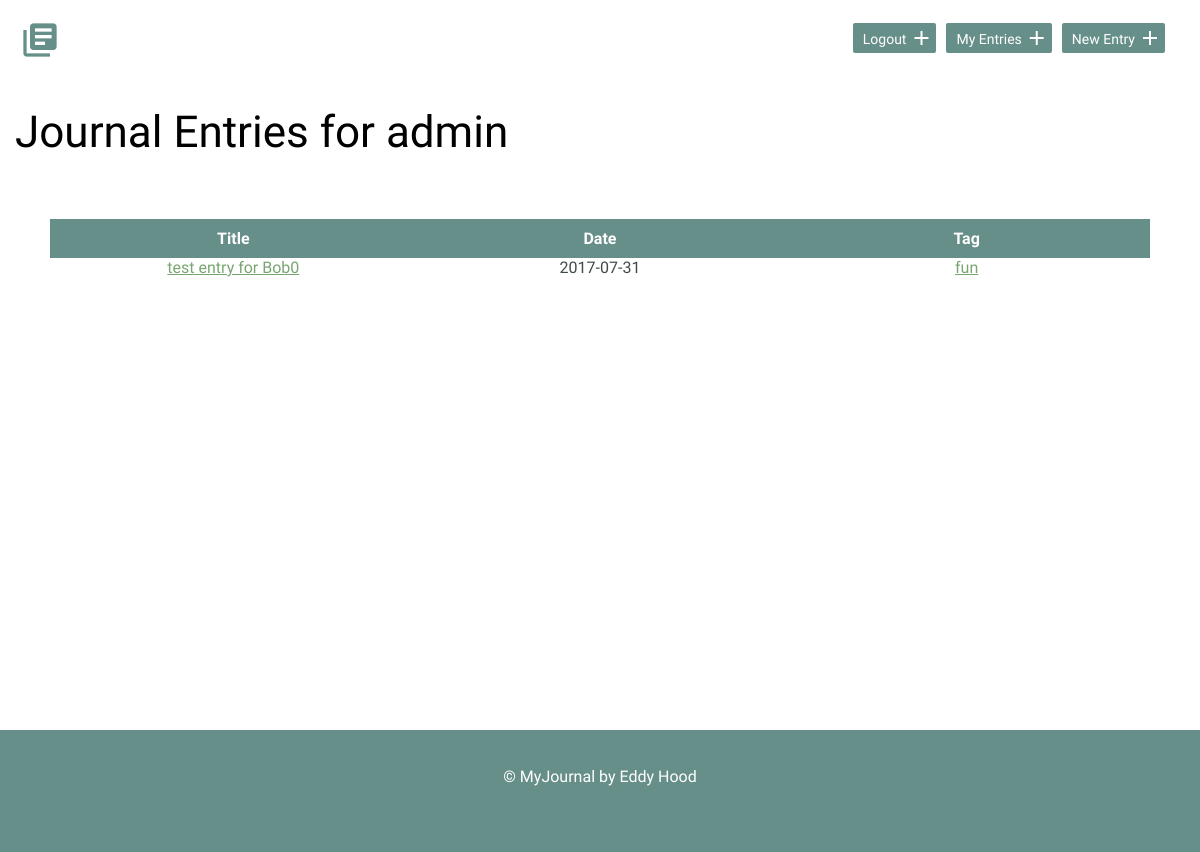
Screenshot of /entries/tag/fun (signed in) with the database file from the repository.
### models.py (models this page shows, shortened)
class User(UserMixin, Model):
    username = CharField(unique=True)
    email = CharField(unique=True)
    password = CharField()
    created_on = DateTimeField(default=datetime.datetime.now)
    class Meta:
        database = DATABASE

class Journal(Model):
    user = ForeignKeyField(User, related_name="journal")
    title = CharField()
    date = DateField()
    time = IntegerField()
    entry = TextField()
    resources = TextField()
    tag = CharField()
    timestamp = DateTimeField(default=datetime.datetime.now)
    class Meta:
        database = DATABASE
        order_by = ('-timestamp',)

### journalist.py (the view)
@app.route('/entries/tag/<tag>')
@login_required
def tagview(tag):
    get_entries = models.Journal.select().where(models.Journal.tag == tag)
    return render_template('taged.html', entries=get_entries)

### journalist.py (called while the page is built)
@login_manager.user_loader
def load_user(userid):
    try:
        return models.User.get(models.User.id == userid)
    except models.DoesNotExist:
        return None

@app.before_request
def before_request():
    g.db = models.DATABASE
    g.db.connect()
    g.user = current_user

@app.teardown_request
def teardown_request(exception):
    db =getattr(g, 'db', None)
    if db is not None:
        db.close()

### templates/taged.html
{% extends "entries.html" %}
{% block content %}
    <h1>Journal Entries for {{current_user.username}}</h1>
        <section>
            <table>
                <tr class="list-header">
                    <th class="list-title">Title</th>
                    <th class="list-title">Date</th>
                    <th class="list-title">Tag</th>
                </tr>
                    {% if entries %}
                        {% for entry in entries%}
                        <tr>
                        <td class="list-text"><a href="{{url_for('details', entry_title = entry.title)}}">{{entry.title}}</a></td>
                        <td class="list-text">{{entry.date}}</td>
                        <td class="list-text"><a href="{{url_for('tagview', tag = entry.tag)}}">{{entry.tag}}</a></td>
                        </tr>
                        {% endfor %}
                    {% endif %}
            </table>
        </section>
{% endblock %}

### static/css/site.css (style rules this page uses)
* { margin: 0; padding: 0; }
body { font-size: 16px; color: #404a49; font-family: 'Cousine', serif; font-weight: 400; height:100%; }
a { color: #78a571; }
section { padding: 50px; }
h1, h2, h3 { margin: 0; font-weight: 400; line-height: 1em; color: #000; }
h1 { font-size: 44px; margin: 15px; }
.list-header { background-color: #678F89; }
.list-title { padding: 10px; color: #ffffff; width: calc(10%); }
.list-text { text-align: center; }

### rows the page displays
User: username "admin"
Journal: title "test entry for Bob0", date "2017-07-31", tag "fun"
